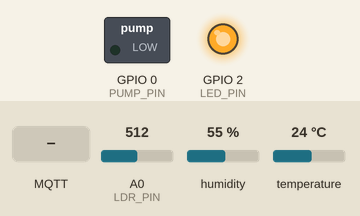
Recording of a sketch running on a simulated ESP8266 (NodeMCU). Parts: switched loads named in the sketch (green lamp = pin HIGH), output pins drawn as LEDs (lit = HIGH). The inputs (shaded band) are chosen by the test bench; at power-on: humidity 55 %, A0 (LDR_PIN) = 512, temperature 24 °C. WiFi joins after 1.5 s; servers stay silent unless stated; no MQTT or app messages arrive unless stated; what the sketch prints to the serial monitor is not drawn.

Above: at 2.7 s.
2.8 s: humidity set to 22 %
11.5 s: humidity set to 19 %
At 20.8 s:
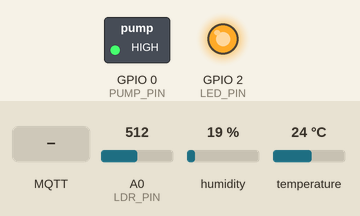
21.5 s: MQTT message "on" arrives on the second subscribed topic
At 22.2 s:
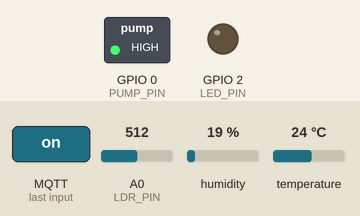
23.0 s: MQTT message "off" arrives on the third subscribed topic
At 23.3 s:
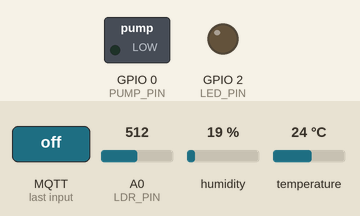
26.0 s: humidity set to 20 %
Timing chart, 0 to 31.5 s (numbered marks = the images above; inputs shaded):
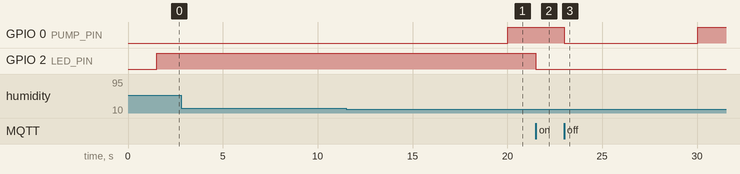

The sketch:

nodemcuCultivoHongosV3.ino
```cpp
#include <ESP8266WiFi.h>
#include <PubSubClient.h>
#include "DHT.h"

// Definiciones y constantes
#define DHTTYPE DHT11
#define DHTPin 4 // Pin del sensor de temperatura y humedad del aire
#define PUMP_PIN 0  // Pin de la bomba de agua
#define LED_PIN LED_BUILTIN  // LED interno del ESP8266
#define LDR_PIN A0  // Pin del sensor de luz

DHT dht(DHTPin, DHTTYPE);

// Credenciales WiFi
const char* ssid = "AndroidAP";
const char* password = "wrkn9541";

// Servidor MQTT
const char* mqtt_server = "192.168.43.31";

// Credenciales MQTT
const char* MQTT_username = NULL;
const char* MQTT_password = NULL;

// Inicialización de clientes WiFi y MQTT
WiFiClient espClient;
PubSubClient client(espClient);

unsigned long previousMillis = 0;  // Variable para controlar el tiempo

void setup() {
  dht.begin();  // Inicializa el sensor DHT
  Serial.begin(115200);
  setup_wifi();  // Conectar a la red WiFi
  client.setServer(mqtt_server, 1883);  // Configurar servidor MQTT
  client.setCallback(callback);  // Configurar función de callback
  pinMode(PUMP_PIN, OUTPUT);  // Configurar pin de la bomba como salida
  pinMode(LED_PIN, OUTPUT);   // Configurar pin del LED interno como salida
  digitalWrite(PUMP_PIN, LOW);  // Asegurarse de que la bomba esté apagada inicialmente
  digitalWrite(LED_PIN, HIGH);  // Asegurarse de que el LED esté apagado inicialmente (LED_BUILTIN está invertido)
}

// Función para conectar a la red WiFi
void setup_wifi() {
  delay(10);
  Serial.println();
  Serial.print("Conectando a ");
  Serial.println(ssid);

  WiFi.begin(ssid, password);

  while (WiFi.status() != WL_CONNECTED) {
    delay(500);
    Serial.print(".");
  }

  Serial.println("");
  Serial.print("Conectado a WiFi - Dirección IP: ");
  Serial.println(WiFi.localIP());
}

// Función de callback para mensajes MQTT
void callback(char* topic, byte* payload, unsigned int length) {
  Serial.print("Mensaje recibido [");
  Serial.print(topic);
  Serial.print("]: ");
  String message;
  for (int i = 0; i < length; i++) {
    message += (char)payload[i];
  }
  Serial.println(message);

  // Controlar el LED interno
  if (String(topic) == "control/led") {
    if (message == "on") {
      digitalWrite(LED_PIN, LOW);  // Encender el LED (LED_BUILTIN está invertido)
      Serial.println("LED encendido");
    } else if (message == "off") {
      digitalWrite(LED_PIN, HIGH);  // Apagar el LED (LED_BUILTIN está invertido)
      Serial.println("LED apagado");
    }
  }

  // Controlar la bomba de agua
  if (String(topic) == "control/pump") {
    if (message == "on") {
      digitalWrite(PUMP_PIN, HIGH);  // Encender la bomba
      Serial.println("Bomba de agua encendida");
    } else if (message == "off") {
      digitalWrite(PUMP_PIN, LOW);  // Apagar la bomba
      Serial.println("Bomba de agua apagada");
    }
  }
}

// Función para reconectar al servidor MQTT
void reconnect() {
  while (!client.connected()) {
    Serial.print("Intentando conexión MQTT...");
    if (client.connect("ESP8266Client", MQTT_username, MQTT_password)) {
      Serial.println("conectado");
      client.publish("event", "hello world");  // Publicar un mensaje
      client.subscribe("event");  // Suscribirse a un tema
      client.subscribe("control/led");  // Suscribirse al tema para el control del LED
      client.subscribe("control/pump"); // Suscribirse al tema para el control de la bomba
    } else {
      Serial.print("fallo, rc=");
      Serial.print(client.state());
      Serial.println(" intentando de nuevo en 5 segundos");
      delay(5000);
    }
  }
}

void loop() {
  if (!client.connected()) {
    reconnect();
  }
  if (!client.loop()) {
    client.connect("NodeMCUClient", MQTT_username, MQTT_password);
  }

  unsigned long currentMillis = millis();
  // Publicar temperatura, humedad y luz cada 10 segundos
  if (currentMillis - previousMillis > 10000) {
    previousMillis = currentMillis;

    float humidity = dht.readHumidity();
    float temperatureC = dht.readTemperature();
    float temperatureF = dht.readTemperature(true);
    int ldrValue = analogRead(LDR_PIN);  // Leer valor del LDR

    // Verificar si las lecturas son válidas
    if (isnan(humidity) || isnan(temperatureC) || isnan(temperatureF)) {
      Serial.println("Fallo en la lectura del sensor DHT");
      return;
    }

    // Publicar valores de temperatura, humedad y luz
    client.publish("tempaire/sensordht11", String(temperatureC).c_str());
    client.publish("humidity/sensordht11", String(humidity).c_str());
    client.publish("light/sensorldr", String(ldrValue).c_str());

    Serial.print("Humedad: ");
    Serial.print(humidity);
    Serial.println(" %");
    Serial.print("Temperatura: ");
    Serial.print(temperatureC);
    Serial.println(" ºC");
    Serial.print("Luz: ");
    Serial.println(ldrValue);

    // Controlar la bomba de agua según la humedad
    if (humidity < 21) {
      digitalWrite(PUMP_PIN, HIGH);  // Encender la bomba
      Serial.println("Bomba de agua encendida");
    } else {
      digitalWrite(PUMP_PIN, LOW);  // Apagar la bomba
      Serial.println("Bomba de agua apagada");
    }
  }
}
```

Measured:
- the behaviour switches between 21 and 20 % on humidity (found by bisection; images 0 and 1)
- after the input at 2.8 s, every drawn part: stays the same
- after the input at 11.5 s, GPIO 0 (PUMP_PIN): LOW → HIGH after 8.5 s
- after the input at 21.5 s, GPIO 2 (LED_PIN): HIGH → LOW at once
- after the input at 23.0 s, GPIO 0 (PUMP_PIN): HIGH → LOW at once
